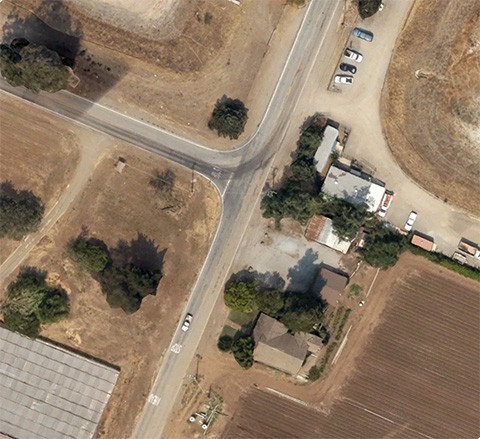
#> input picture images/2_images/img2.jpg, 480 x 439 px; its folder holds 2 pictures in this run
$ python main.py --images images/2_images
#> lines starting #> are read from the running program, lines starting #| are printed output that depends on the picture
### imagesLoading.py
# import library
from imutils import paths
import numpy as np
import argparse
import imutils
import cv2
import imageio

# loading image files and choosing descriptor
# construct the argument parser and parse the arguments
def constructArg():
    ap = argparse.ArgumentParser()
    ap.add_argument("-i", "--images", type=str, required=True,
        help="path to input directory of images to stitch")
    ap.add_argument("-d", "--descriptor", type=str, required=False,
        help="descriptor", default='sift')
    ap.add_argument("-m", "--method", type=str, required=False,
        help="matching method", default='knn')
    return vars(ap.parse_args())


def loadImg(args):
    # grab the paths to the input images and initialize our images list
    print("[INFO] loading images...")
    imagePaths = sorted(list(paths.list_images(args["images"])))
    n_of_images = len(imagePaths)
    images = []
    flag = str(input("Do you want to sort images by yourself or they will be sorted alphabetically ? (yes or no):  ")).upper()
#> the answer given: y

    if flag == "YES":
        imagePaths = []
        for i in range(n_of_images):
            print("Enter the %d image:" %(i+1))
            imagePaths.append(args["images"]+"/"+input())

    # loop over the image paths, load each one, and add them to our
    # images to stitch list
    for imagePath in imagePaths:
        print(imagePath)
        image = cv2.imread(imagePath)
#> image is the input picture: shape (439, 480, 3); mean B, G, R 103.5, 124.6, 143.9
        images.append(image)
    return images

### imageWarping.py
'''
Code Refference : https://github.com/ndvinh98/Web-App-Panorama/blob/master/stitch.py
Author : ndvinh98
Task : These module will make images are warped and stitched much more flexible
'''

import cv2
import numpy as np
import imutils
from featureExtraction import detectAndDescribe
from MatchingFeatures import matchKeyPointsBF, matchKeyPointsKNN
from getHomography import *
from imagesLoading import loadImg, constructArg
import os


args = constructArg()
matching_method = args['method']
feature_extractor = args['descriptor']

def warpTwoImages(queryImg, trainImg,showstep=False,descriptor='ORB',ratio=0.75):
    '''warp 2 images'''
	#generate Homography matrix
        # Loading images and convert them to gray scale to increase acuracy for detecting features and keypoints step
    (imageB, imageA) = (trainImg, queryImg)
    (imageB_gray, imageA_gray) = (cv2.cvtColor(imageB, cv2.COLOR_RGB2GRAY), cv2.cvtColor(imageA, cv2.COLOR_RGB2GRAY))

    #detect the features and keypoints
    (KeypointsA, featuresA) = detectAndDescribe(imageA_gray, feature_extractor)
    (KeypointsB, featuresB) = detectAndDescribe(imageB_gray, feature_extractor)
    #got the valid matched points with knn or brute force matching technique

    matches = 0
    if matching_method == 'bf':
        matches = matchKeyPointsBF(featuresA, featuresB, method=feature_extractor)
    else:
        matches = matchKeyPointsKNN(featuresA, featuresB, ratio=0.75, method=feature_extractor)
    # if there are no keypoints to match => return to fail to panorama these images
    if matches is None:
        print("Can't not match !!!!!")
        return None
    #to get perspective of image using computed homography
    (matches, H, status) = getHomography(KeypointsA, KeypointsB, featuresA, featuresB, matches, reprojThresh=4)

	#get height and width of two images
    heightQueryImg,widthQueryImg = imageA.shape[:2]
    heightTrainImg,widthTrainImg = imageB.shape[:2]

	#extract conners of two images: top-left, bottom-left, bottom-right, top-right
    pts1 = np.float32([[0,0],[0,heightQueryImg],[widthQueryImg,heightQueryImg],[widthQueryImg,0]]).reshape(-1,1,2)
    pts2 = np.float32([[0,0],[0,heightTrainImg],[widthTrainImg,heightTrainImg],[widthTrainImg,0]]).reshape(-1,1,2)


    #apply homography to conners of queryImg
    pts1_ = cv2.perspectiveTransform(pts1, H)
    pts = np.concatenate((pts1_, pts2), axis=0)
    #find max min of x,y coordinate
    [xmin, ymin] = np.int64(pts.min(axis=0).ravel() - 0.5)
    [_, ymax] = np.int64(pts.max(axis=0).ravel() + 0.5)
    t = [-xmin,-ymin]

    #top left point of image which apply homography matrix, which has x coordinate < 0, has side=left
    #otherwise side=right (stich to right side of trainImg)
    if(pts[0][0][0]<0):
        side='left'
        width_pano=widthTrainImg+t[0]
    else:
        width_pano=int(pts1_[3][0][0])
        side='right'
    height_pano=ymax-ymin
    #Translation
    #https://stackoverflow.com/a/20355545
    Ht = np.array([[1,0,t[0]],[0,1,t[1]],[0,0,1]])
    queryImg_warped = cv2.warpPerspective(queryImg, Ht.dot(H), (width_pano,height_pano))
    #resize trainImg to the same size as queryImg_warped
    trainImg_rz=np.zeros((height_pano,width_pano,3))
    if side=='left':
        trainImg_rz[t[1]:heightQueryImg+t[1],t[0]:widthTrainImg+t[0]] = trainImg
    else:
        trainImg_rz[t[1]:heightQueryImg+t[1],:widthTrainImg] = trainImg
    #blending panorama, if @display=true, function will return left-side, right-side, of panorama andpanorama w/o blending
    pano,nonblend,leftside,rightside=panoramaBlending(trainImg_rz, queryImg_warped,widthTrainImg,side, showstep=showstep)

    #croping black region
    pano=crop(pano,heightTrainImg,pts)
    return pano,nonblend,leftside,rightside


# [89 lines left out: functions blendingMask, panoramaBlending, crop, not called in this run]


# Loading Images

### featureExtraction.py
import cv2
import imageio

def detectAndDescribe(image, method=None):
    """
    Compute key points and feature descriptors using an specific method
    """

    assert method is not None, "You need to define a feature detection method. Values are: 'sift', 'surf', 'brisk', 'orb'"
    # detect and extract features from the image
    descriptor= cv2.xfeatures2d.SIFT_create()
    if method == 'sift':
        descriptor= cv2.xfeatures2d.SIFT_create()
    elif method == 'surf':
        descriptor = cv2.xfeatures2d.SURF_create()
    elif method == 'brisk':
        descriptor = cv2.BRISK_create()
    elif method == 'orb':
        descriptor = cv2.ORB_create()

    # get keypoints and descriptors

    (kps, features) = descriptor.detectAndCompute(image, None)

    return (kps, features)

### MatchingFeatures.py
from imagesLoading import *

def createMatcher(method,crossCheck):
    "Create and return a Matcher Object"
    # crossCheck which is false by default. If it is true, Matcher returns only those matches with value (i,j) such that i-th descriptor in set A has j-th descriptor in set B as the best match and vice-versa
    if method == 'sift' or method == 'surf':
        bf = cv2.BFMatcher(cv2.NORM_L2, crossCheck=crossCheck)
    # NORM_L2: Euclidean distance
    elif method == 'orb' or method == 'brisk':
        bf = cv2.BFMatcher(cv2.NORM_HAMMING, crossCheck=crossCheck)
    # NORM_HAMMING: Hamming distance
    return bf


# [11 lines left out: function matchKeyPointsBF, not called in this run]


def matchKeyPointsKNN(featuresA, featuresB, ratio, method):
    bf = createMatcher(method, crossCheck=False)
    # compute the raw matches and initialize the list of actual matches
    rawMatches = bf.knnMatch(featuresA, featuresB, 2)
    print("Raw matches (knn):", len(rawMatches))
    matches = []

    # loop over the raw matches
    for m,n in rawMatches:
        # ensure the distance is within a certain ratio of each
        if m.distance < n.distance * ratio:
            matches.append(m)
    return matches

### getHomography.py
import cv2
import numpy as np
def getHomography(kpsA, kpsB, featuresA, featuresB, matches, reprojThresh):
    # convert the keypoints to numpy arrays
    kpsA = np.float32([kp.pt for kp in kpsA])
    kpsB = np.float32([kp.pt for kp in kpsB])

    if len(matches) >= 4:
        # construct the two sets of points
        ptsA = np.float32([kpsA[m.queryIdx] for m in matches]).reshape(-1,1,2)
        ptsB = np.float32([kpsB[m.trainIdx] for m in matches]).reshape(-1,1,2)

        # estimate the homography between the sets of points
        (H, status) = cv2.findHomography(ptsA, ptsB, cv2.RANSAC, reprojThresh)
        return (matches, H, status)
    else:
        print("Can't not match !")
        return None

### main.py
from imageWarping import *
from stitching import image_stitch
import matplotlib.pyplot as plt

images = loadImg(args)
#> images = 2 items
n = len(images)
#> n = 2
matching_method = args['method']
#> matching_method = 'knn'
feature_extractor = args['descriptor']
#> feature_extractor = 'sift'
ratio = 0.75
choice = int(input("Do you want to use warp module (this will make output much prettier) press 0 to deny and 1 to accept : "))
#> the answer given: 1

# method 1
if choice == 0:
    for i in range(n):
        images[i] = imutils.resize(images[i], height=400)

    if n==2:
        fullpano = image_stitch(images, matching_method, feature_extractor)
    else:
        l = [images[n-2], images[n-1]]
        print(len(l))
        fullpano = image_stitch([images[n-2], images[n-1]], matching_method, feature_extractor)
        for i in range(n - 2):
            fullpano = image_stitch([images[n-i-3],fullpano], matching_method, feature_extractor)


    # transform the panorama image to grayscale and threshold it
    gray = cv2.cvtColor(fullpano, cv2.COLOR_BGR2GRAY)
    thresh = cv2.threshold(gray, 0, 255, cv2.THRESH_BINARY)[1]

    # Finds contours from the binary image
    cnts = cv2.findContours(thresh.copy(), cv2.RETR_EXTERNAL, cv2.CHAIN_APPROX_SIMPLE)
    cnts = imutils.grab_contours(cnts)

    # get the maximum contour area
    c = max(cnts, key=cv2.contourArea)

    # get a bbox from the contour area
    (x, y, w, h) = cv2.boundingRect(c)

    # crop the image to the bbox coordinates
    fullpano = fullpano[y:y + h, x:x + w]


    outputFile = '{}_{}_{}_method1'.format(args['images'][6:], feature_extractor, matching_method)
    for i in range(100):
        fileName = 'outputs/'+outputFile+'.jpg'
        if not os.path.isfile(fileName):
            cv2.imwrite(fileName, fullpano)
            break
        fileName = 'outputs/'+outputFile+str(i)+'.jpg'

    plt.figure(figsize=(20,10))
    plt.imshow(fullpano)
    plt.axis('off')
    plt.show()
#method 2
elif choice == 1:
    # Choose middle image as pivot that dividing and stitching it by left image and right image and so on

    #method 2
    if(n==2):
        fullpano,_,_,_=warpTwoImages(images[0],images[1])
#> in warpTwoImages, `(imageB_gray, imageA_gray) = (cv2.cvtColor(imageB, cv2.COLOR_RGB2GRAY)..`:
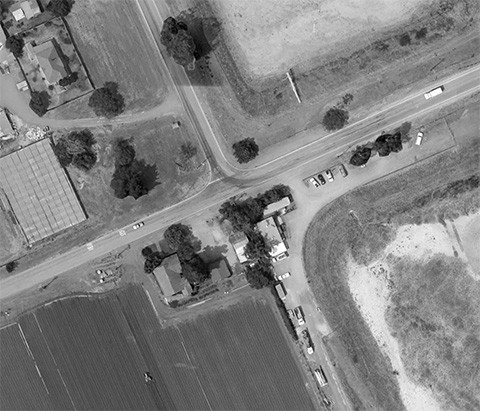
#> imageB_gray: shape (411, 480); min 0, max 255, mean 127.6
#> in warpTwoImages, `(imageB_gray, imageA_gray) = (cv2.cvtColor(imageB, cv2.COLOR_RGB2GRAY)..`:
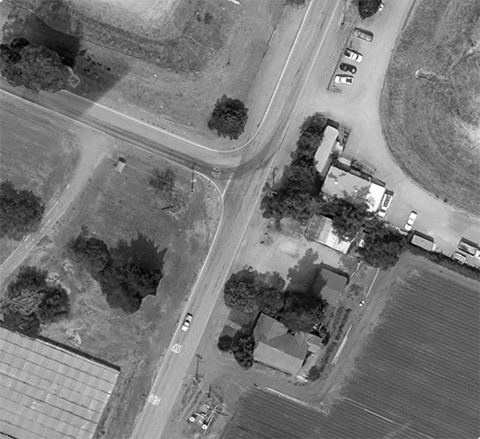
#> imageA_gray: shape (439, 480); min 0, max 255, mean 120.5
#> in detectAndDescribe, `(kps, features) = descriptor.detectAndCompute(image, None)`: kps = 1415 keypoints; strongest (x, y, size): (187, 321, 1.9), (186, 323, 2), (348, 55, 2.1), (383, 211, 2.1)
#> in warpTwoImages, `(KeypointsA, featuresA) = detectAndDescribe(imageA_gray, feature_extra..`: KeypointsA has the same summary as kps in detectAndDescribe
#> in detectAndDescribe (call 2), `(kps, features) = descriptor.detectAndCompute(image, None)`: kps = 1201 keypoints; strongest (x, y, size): (99, 272, 1.9), (101, 281, 1.9), (251, 265, 2.5), (280, 278, 2.1)
#> in warpTwoImages, `(KeypointsB, featuresB) = detectAndDescribe(imageB_gray, feature_extra..`: KeypointsB has the same summary as kps in detectAndDescribe
#> in matchKeyPointsKNN, `rawMatches = bf.knnMatch(featuresA, featuresB, 2)`: rawMatches = 1415 matches
#| Raw matches (knn): 1415
#> after the loop in matchKeyPointsKNN, `for m,n in rawMatches:`: matches = 327 matches
#> in getHomography, `kpsA = np.float32([kp.pt for kp in kpsA])`: kpsA = 1415 pairs, first value 3.02 to 476.9, second value 2.27 to 435.2
#> in getHomography, `kpsB = np.float32([kp.pt for kp in kpsB])`: kpsB = 1201 pairs, first value 3.03 to 476.9, second value 2.37 to 408.1
#> in getHomography, `ptsA = np.float32([kpsA[m.queryIdx] for m in matches]).reshape(-1,1,2)`: ptsA = 327 rows, first 8: [4.31, 26.87], [9.32, 16.53], [14.29, 288.1], [14.62, 279.3], [15.85, 336.4], [19.29, 187.3], [19.29, 187.3], [20.92, 267.6]
#> in getHomography, `ptsB = np.float32([kpsB[m.trainIdx] for m in matches]).reshape(-1,1,2)`: ptsB = 327 rows, first 8: [182.7, 11.87], [189.4, 9.32], [74.27, 135.2], [78.28, 131.5], [54.09, 158], [119.9, 91.36], [119.9, 91.36], [86.17, 128.8]
#> in getHomography, `(H, status) = cv2.findHomography(ptsA, ptsB, cv2.RANSAC, reprojThresh)`: H = [[0.456, -0.432, 192.1], [0.432, 0.456, -2.32], [4.31e-07, 5.12e-07, 1]]; status = 327 values, max 1 at index 0, min 0 at index 84, mean 0.954
#> in warpTwoImages, `pts1_ = cv2.perspectiveTransform(pts1, H)`: pts1_ = [[192.1, -2.32], [2.56, 198], [221.5, 405.4], [411.1, 205.2]]
#> in warpTwoImages, `pts = np.concatenate((pts1_, pts2), axis=0)`: pts = [[192.1, -2.32], [2.56, 198], [221.5, 405.4], [411.1, 205.2], [0, 0], [0, 411], [480, 411], [480, 0]]
#> in warpTwoImages, `[xmin, ymin] = np.int64(pts.min(axis=0).ravel() - 0.5)`: xmin = 0; ymin = -2
#> in warpTwoImages, `[_, ymax] = np.int64(pts.max(axis=0).ravel() + 0.5)`: ymax = 411
#> in warpTwoImages, `t = [-xmin,-ymin]`: t = [0, 2]
#> in warpTwoImages, `width_pano=int(pts1_[3][0][0])`: width_pano = 411
#> in warpTwoImages, `height_pano=ymax-ymin`: height_pano = 413
#> in warpTwoImages, `Ht = np.array([[1,0,t[0]],[0,1,t[1]],[0,0,1]])`: Ht = [[1, 0, 0], [0, 1, 2], [0, 0, 1]]
#> in warpTwoImages, `queryImg_warped = cv2.warpPerspective(queryImg, Ht.dot(H), (width_pano..`:
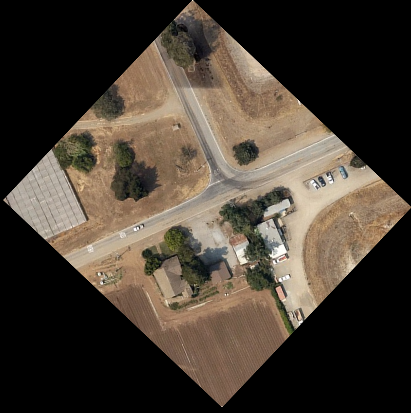
#> queryImg_warped: shape (413, 411, 3); mean B, G, R 50.7, 61.1, 70.5
#> (the run stopped early here; a loop or call above may not have finished)
